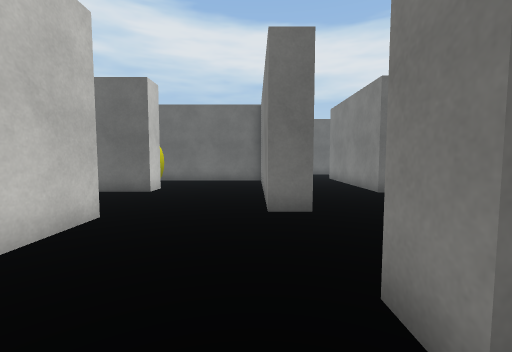
View 1 (above)

24 first-person views from a walk through a 3-D level made in the Unity game engine. The camera is 1.2 m above the floor, tilts 4° down and sees 90° across. The floor is counted in squares, 1 m on a side. Each view is taken from the middle of a square. On the plan, view 1 faces up. The plan holds only what a view shows up to about 12 squares ahead; the rest is blank. The place goes on beyond the plan. The player character is not drawn. Some animated figures are left out. Surface patterns are stand-ins for the level's own textures.

View 2
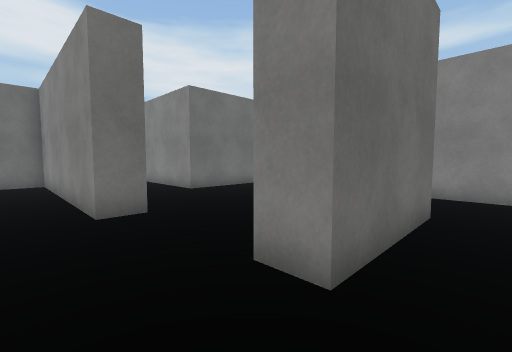

View 3
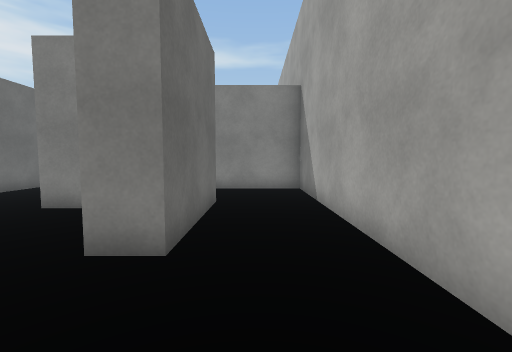

View 4
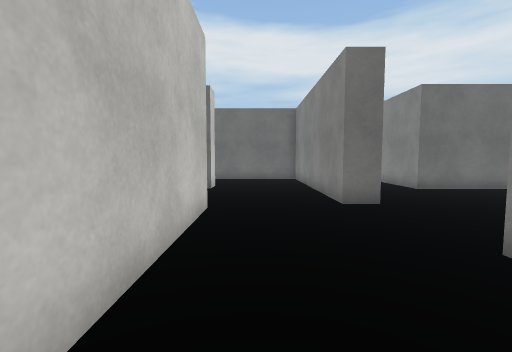

View 5
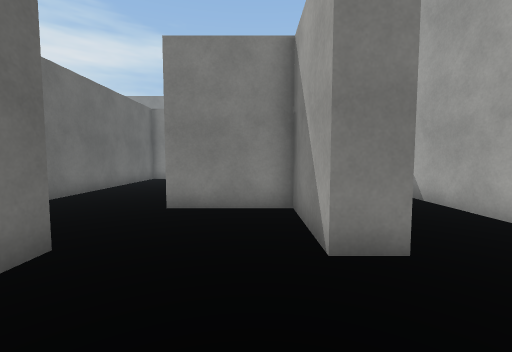

View 6
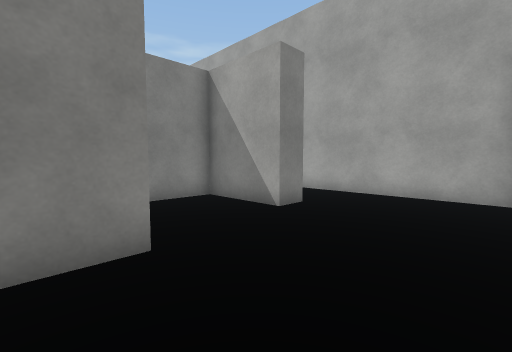

View 7
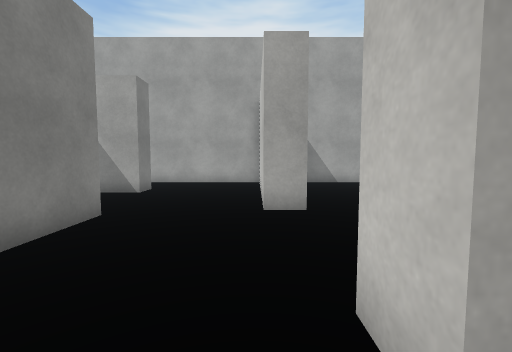

View 8
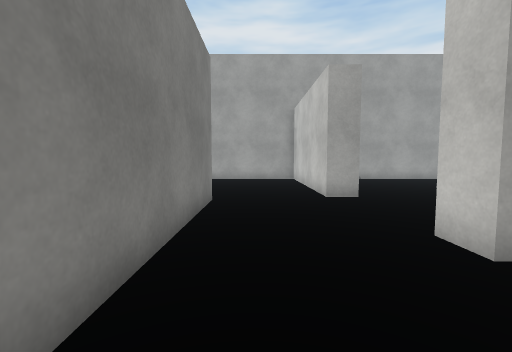

View 9
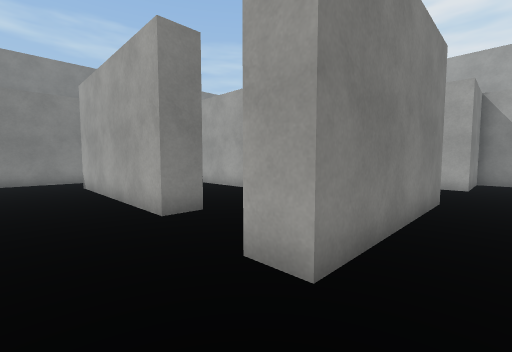

View 10
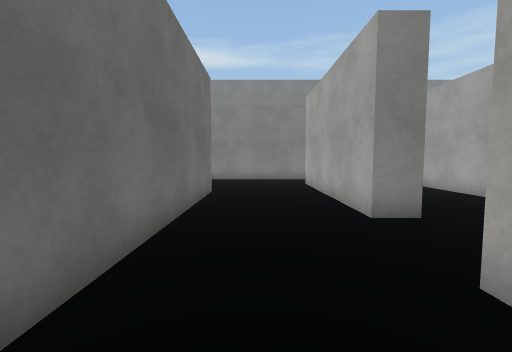

View 11
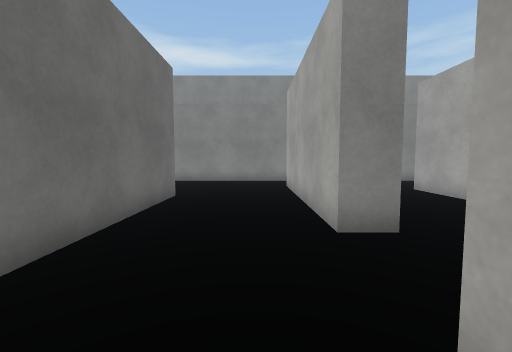

View 12
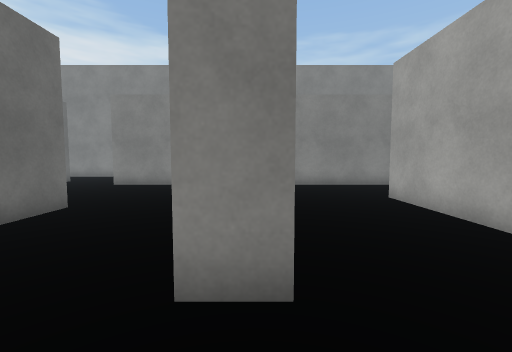

View 13
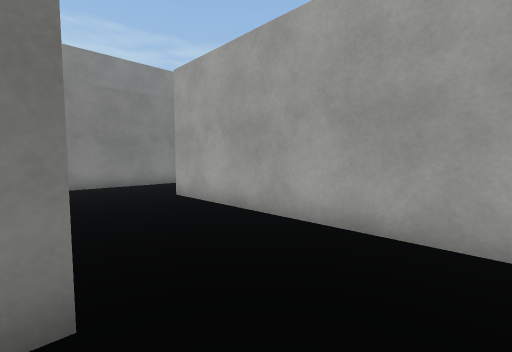

View 14
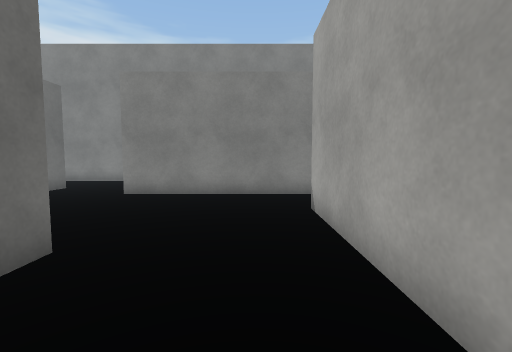

View 15
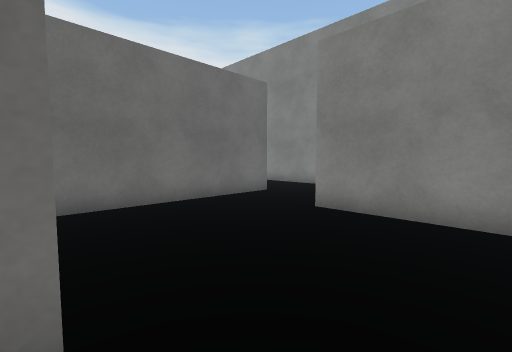

View 16
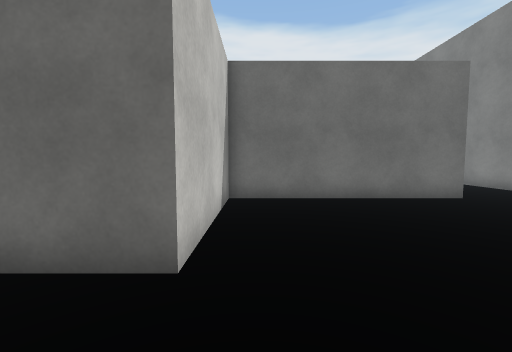

View 17
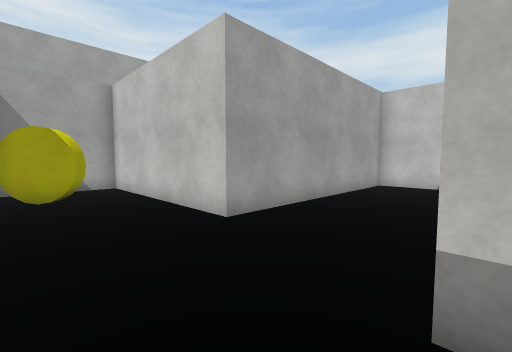

View 18
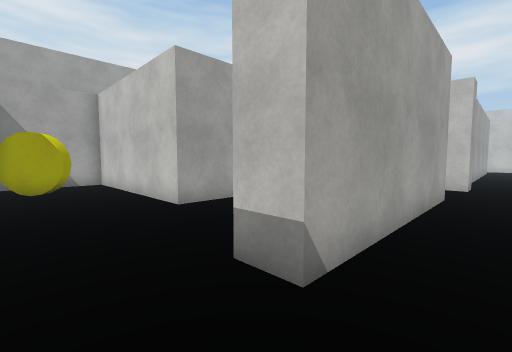

View 19
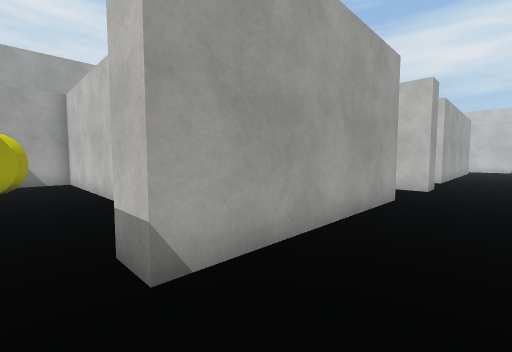

View 20
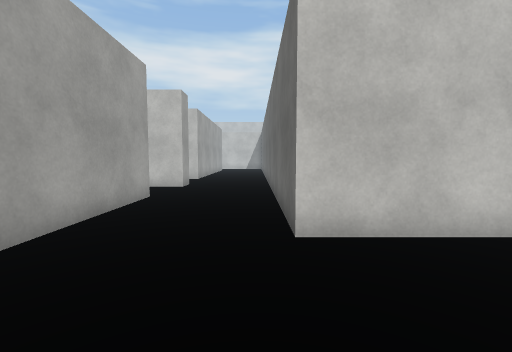

View 21
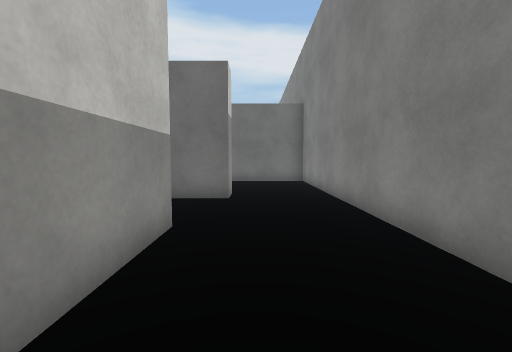

View 22
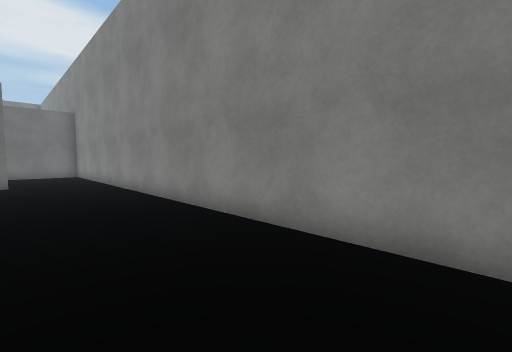

View 23
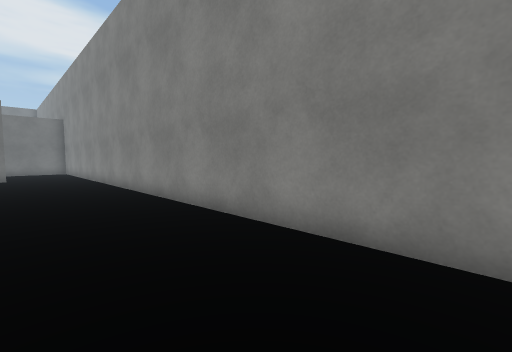

View 24
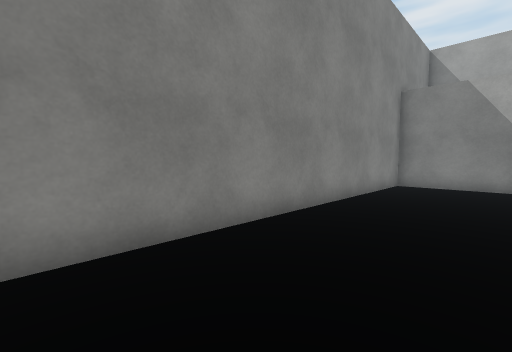

### Floor plan
Points are (right, up) in squares from view 1. A wall is a line through its corners. A room is listed if a view was taken in it or the views show most of it. See-through windows are left out.
Room 1 (views 1, 2, 3, 4, 5, 6, 7, 8)
walls: (1.4, 5.7) (0.3, 5.7) (0.3, 13.7) (-1.1, 13.7); (-4.2, 5.1) (-3.2, 5.1) (-3.2, 0); (-3.8, 10.1) (-3.8, 9.1) (-4.5, 9.1); (5.1, 1.1) (1.1, 1.1) (1.1, 2.1) (4.1, 2.1) (4.1, 5.1); (-3.1, -1.7) (8.1, -1.7) (8.1, 1.8)
ways out: opening at (2.5, 5.5) to room 2
objects: other object (-4, 12)
Room 2 (views 9, 10, 11, 12, 13, 14, 15, 16, 17, 18, 19, 20, 21, 22, 23, 24)
walls: (17.5, 14.1) (17.5, 20.5); (8.1, 13.6) (8.1, 14.7) (15.1, 14.7) (15.1, 13.6); (10.1, 8.9) (4.3, 8.9) (4.3, 14.9) (5.3, 14.9) (5.3, 9.9) (13.8, 9.9) (13.8, 2.9) (15.4, 2.9); (18.5, 20.5) (18.5, 17.4); (17.5, 7.9) (17.5, 12.2); (19.2, 24.5) (19.2, 23.6) (12.2, 23.6) (12.2, 18.6) (4.4, 18.6); (4.1, 5.1) (5, 5.1); (18.9, 2.9) (22.5, 2.9) (22.5, 27.9)
ways out: opening at (2.5, 5.5) to room 1
objects: yellow disc (16, 5) to (17, 5)

Positions as (right, up) in squares from view 1, and headings:
1: (0, 0), facing up
2: (-1, 0), facing up-right
3: (-2, 0), facing right
4: (-2, -1), facing up
5: (-2, 3), facing right
6: (-3, 7), facing down-right
7: (-3, 11), facing down
8: (-1, 13), facing down
9: (3, 17), facing down-right
10: (3, 17), facing right
11: (4, 16), facing right
12: (6, 14), facing right
13: (6, 14), facing down-right
14: (9, 16), facing right
15: (12, 17), facing up-right
16: (13, 16), facing up
17: (17, 14), facing down-left
18: (17, 16), facing down-left
19: (16, 17), facing down-left
20: (16, 18), facing left
21: (20, 16), facing up
22: (19, 10), facing up-right
23: (19, 6), facing up-right
24: (19, 15), facing down-right
